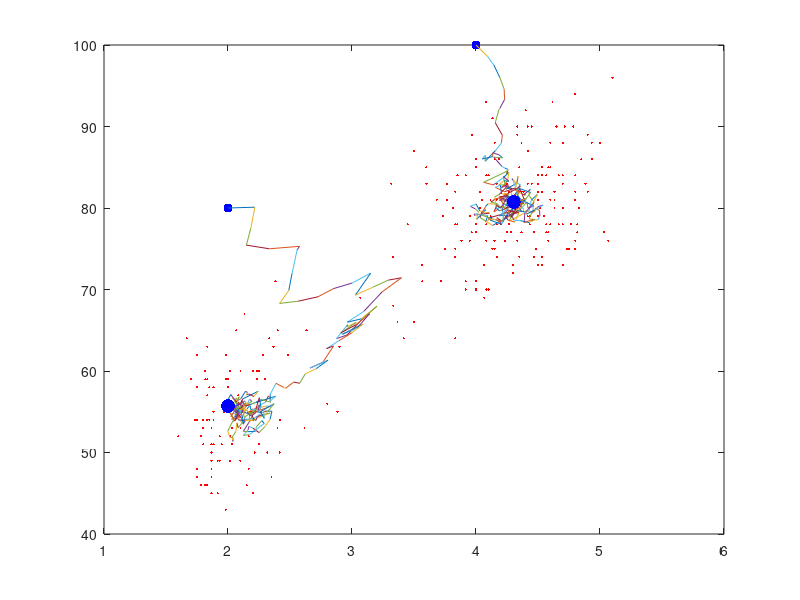
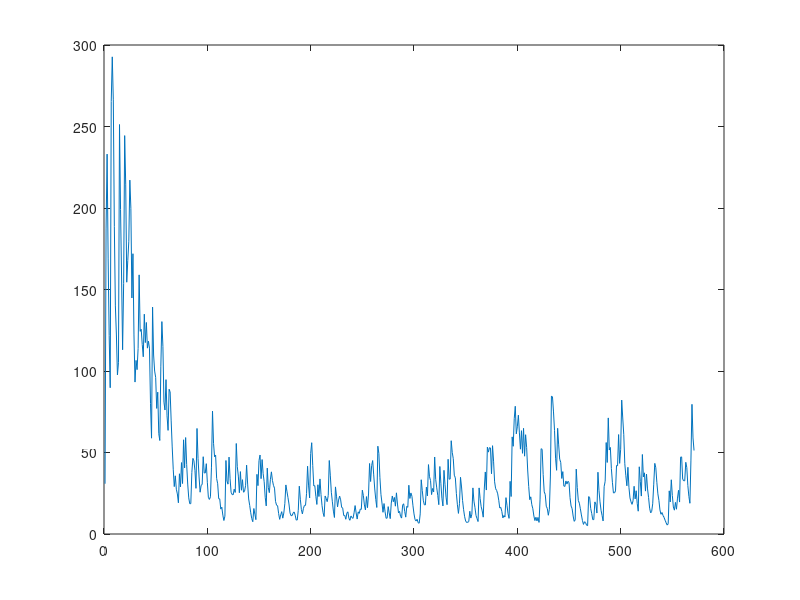

MATLAB code to generate these figures, in order:
% SG implementation
%Dirty code, vector optimisation is needed!

data  = csvread ('faithful.csv');
data = data(2:end,2:end);
figure(1);
w = zeros(2,2);

%assumptions about centroids
w(1,:) = [ 2 80];
w(2,:) = [ 4 100 ];
wtemp = w;
plot(data(:,1), data(:,2),'ro.', 'markersize', 5);
hold on;
plot (w(:,1),w(:,2), 'bo.','markersize', 20);
a = zeros(length(data),1);
Qtemp = zeros(length(data),1);
euclidian_distance = zeros(length(data), size(w,2));

%Empirical risk
for (i=1:length(data))	
	euclidian_distance(i,1) =  sqrt( (w(1,1) - data(i,1))^2 + (w(1,2) - data(i,2))^2);
	euclidian_distance(i,2) =  sqrt( (w(2,1) - data(i,1))^2 + (w(2,2) - data(i,2))^2);
end;	

for (i=1:length(data))		 
	[z a(i)] = find(euclidian_distance(i,:) == min(euclidian_distance(i,:)));
end;

for (i=1:length(data))		 
	Q = (w(a(i),1) - data(i,1))^2 + (w(a(i),2) - data(i,2))^2;
end;


%iterative process
nu = 0.1;
lambda = 0.3;
for (j=1:length(data)+300)	
	i =randi(length(data));
	euclidian_distance(i,1) =  sqrt( (w(1,1) - data(i,1))^2 + (w(1,2) - data(i,2))^2);
	euclidian_distance(i,2) =  sqrt( (w(2,1) - data(i,1))^2 + (w(2,2) - data(i,2))^2);
	
	[z b] = find(euclidian_distance(i,:) == min(euclidian_distance(i,:)));
	w(b,:) = w(b,:) + nu*(data(i,:) - w(b,:));
	%plot (w(:,1),w(:,2), 'bo.','markersize', 50);
	plot ([ wtemp(1,1); w(1,1)],[ wtemp(1,2); w(1,2)]);
	plot ([ wtemp(2,1); w(2,1)],[ wtemp(2,2); w(2,2)]);
	%plot ([ wtemp(:,1); w(:,1)],[ wtemp(:,2); w(:,2)]);
	wtemp = w;
	Q = (1-lambda)*Q+lambda*((w(b,1) - data(i,1))^2 + (w(b,2) - data(i,2))^2);
	Qtemp(j) = Q;
	%pause
end;
plot (w(:,1),w(:,2), 'bo.','markersize', 30);
hold off;
figure(2);
plot(Qtemp);
